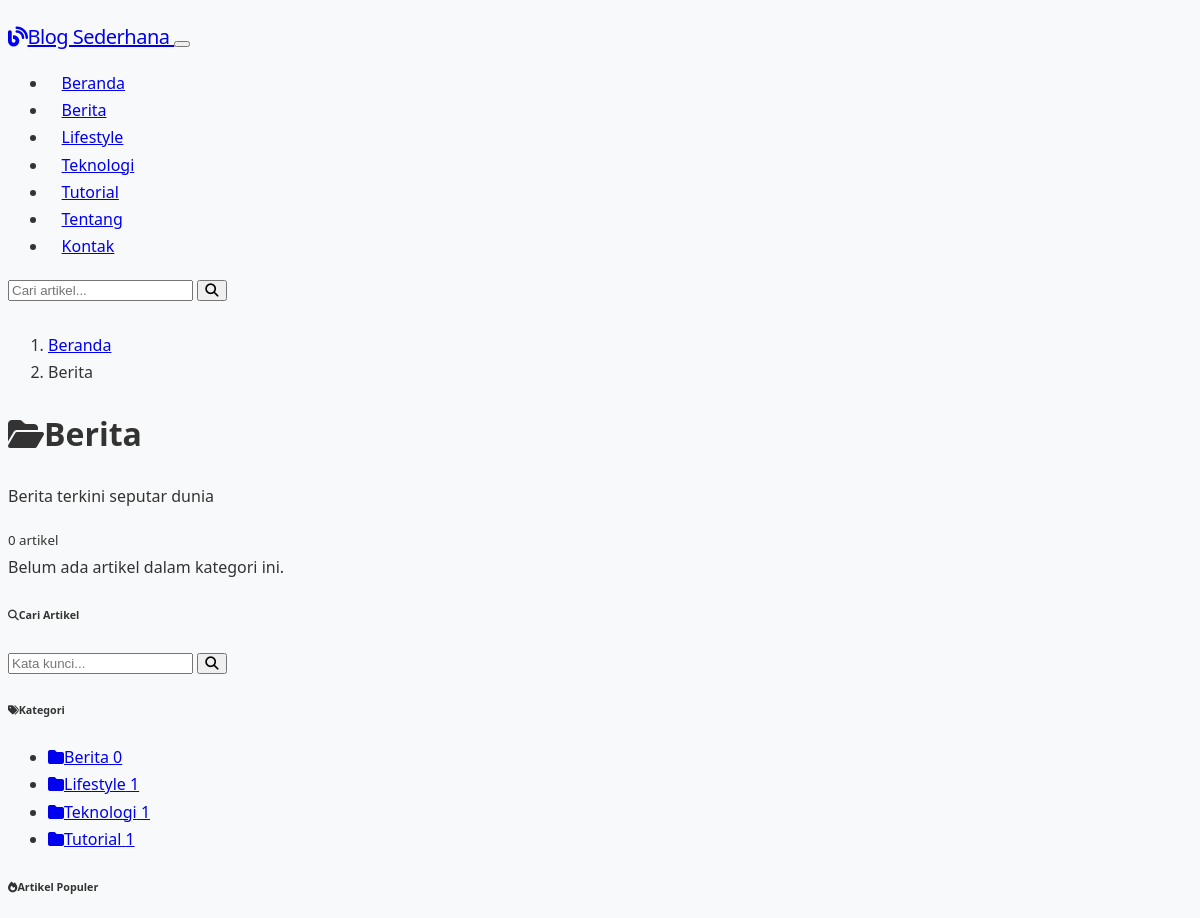
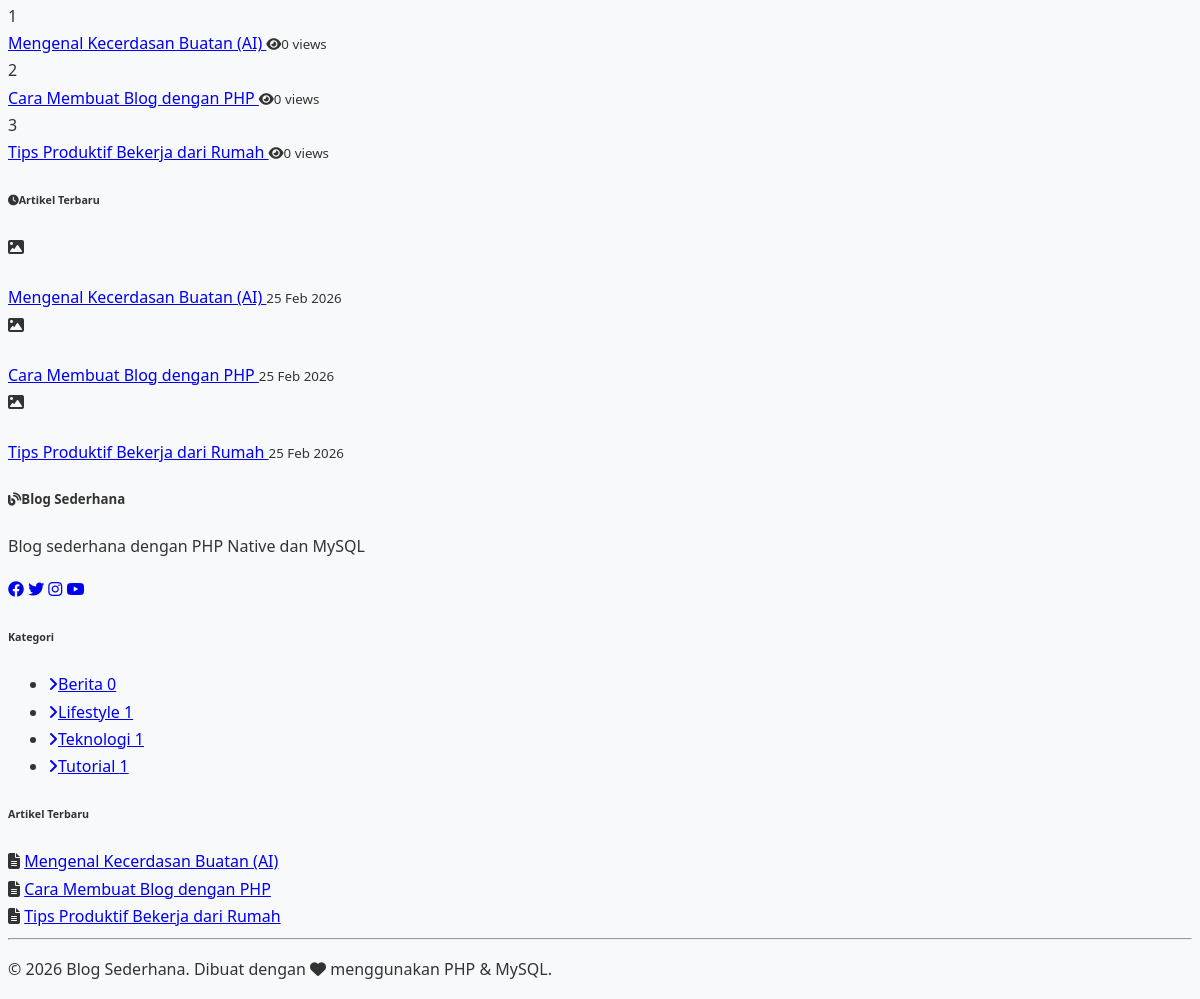
Page /category.php?slug=berita on the committed database (2 pictures, top to bottom).
### tables this page shows
CREATE TABLE IF NOT EXISTS categories (
    id INT AUTO_INCREMENT PRIMARY KEY,
    name VARCHAR(100) NOT NULL,
    slug VARCHAR(100) NOT NULL UNIQUE,
    description TEXT,
    created_at TIMESTAMP DEFAULT CURRENT_TIMESTAMP
);

CREATE TABLE IF NOT EXISTS articles (
    id INT AUTO_INCREMENT PRIMARY KEY,
    category_id INT,
    title VARCHAR(255) NOT NULL,
    slug VARCHAR(255) NOT NULL UNIQUE,
    excerpt TEXT,
    content LONGTEXT NOT NULL,
    image VARCHAR(255),
    status ENUM('draft', 'published') DEFAULT 'draft',
    views INT DEFAULT 0,
    created_at TIMESTAMP DEFAULT CURRENT_TIMESTAMP,
    updated_at TIMESTAMP DEFAULT CURRENT_TIMESTAMP ON UPDATE CURRENT_TIMESTAMP,
    FOREIGN KEY (category_id) REFERENCES categories(id) ON DELETE SET NULL
);

### includes/functions.php (called while the page is built, shortened)
<?php
function countArticlesByCategory($categorySlug) {
    $db = getDB();
    $stmt = $db->prepare("SELECT COUNT(*) FROM articles a
                           JOIN categories c ON a.category_id = c.id
                           WHERE c.slug = ? AND a.status = 'published'");
    $stmt->execute([$categorySlug]);
    return $stmt->fetchColumn();
}
function getCategories() {
    $db = getDB();
    return $db->query("SELECT c.*, COUNT(a.id) as article_count
                        FROM categories c
                        LEFT JOIN articles a ON c.id = a.category_id AND a.status = 'published'
                        GROUP BY c.id
                        ORDER BY c.name ASC")->fetchAll();
}
function getCategoryBySlug($slug) {
    $db = getDB();
    $stmt = $db->prepare("SELECT * FROM categories WHERE slug = ?");
    $stmt->execute([$slug]);
    return $stmt->fetch();
}
function formatDate($date, $format = 'd M Y') {
    $months = ['Jan','Feb','Mar','Apr','Mei','Jun','Jul','Agu','Sep','Okt','Nov','Des'];
    $d = date('d', strtotime($date));
    $m = $months[(int)date('m', strtotime($date)) - 1];
    $y = date('Y', strtotime($date));
    return "$d $m $y";
}
function sanitize($input) {
    return htmlspecialchars(trim($input), ENT_QUOTES, 'UTF-8');
}
function getRecentArticles($limit = 5) {
    $db = getDB();
    $stmt = $db->prepare("SELECT id, title, slug, image, created_at FROM articles WHERE status = 'published' ORDER BY created_at DESC LIMIT ?");
    $stmt->execute([$limit]);
    return $stmt->fetchAll();
}
function getPopularArticles($limit = 5) {
    $db = getDB();
    $stmt = $db->prepare("SELECT id, title, slug, image, views FROM articles WHERE status = 'published' ORDER BY views DESC LIMIT ?");
    $stmt->execute([$limit]);
    return $stmt->fetchAll();
}

### category.php (the view, shortened to what this page needs)
<?php
require_once 'includes/functions.php';
$slug = isset($_GET['slug']) ? trim($_GET['slug']) : '';
$category = getCategoryBySlug($slug);
$currentPage_num = isset($_GET['page']) ? max(1, (int)$_GET['page']) : 1;
$offset = ($currentPage_num - 1) * POSTS_PER_PAGE;
$total = countArticlesByCategory($slug);
$articles = getArticlesByCategory($slug, POSTS_PER_PAGE, $offset);
require_once 'includes/header.php';
?>
<div class="bg-primary text-white py-4 mb-5">
    <div class="container">
        <nav aria-label="breadcrumb">
            <ol class="breadcrumb mb-1">
                <li class="breadcrumb-item"><a href="<?= SITE_URL ?>" class="text-white-50">Beranda</a></li>
                <li class="breadcrumb-item active text-white"><?= sanitize($category['name']) ?></li>
            </ol>
        </nav>
        <h1 class="h3 fw-bold mb-1"><i class="fas fa-folder-open me-2"></i><?= sanitize($category['name']) ?></h1>
        <?php if ($category['description']): ?>
        <p class="mb-0 opacity-75"><?= sanitize($category['description']) ?></p>
        <?php endif; ?>
        <small class="opacity-75"><?= $total ?> artikel</small>
    </div>
</div>
<div class="container">
    <div class="row g-4">
        <div class="col-lg-8">
            <?php if (empty($articles)): ?>
            <div class="alert alert-info">Belum ada artikel dalam kategori ini.</div>
            <?php endif; ?>
        </div>
        <div class="col-lg-4">
            <?php include 'includes/sidebar.php'; ?>
        </div>
    </div>
</div>
<?php require_once 'includes/footer.php'; ?>

### includes/header.php (shortened to what this page needs)
<?php
require_once __DIR__ . '/functions.php';
$categories = getCategories();
$currentPage = basename($_SERVER['PHP_SELF']);
?>
<!DOCTYPE html>
<html lang="id">
<head>
    <link rel="stylesheet" href="<?= SITE_URL ?>/assets/css/bootstrap.min.css">
    <link rel="stylesheet" href="https://cdnjs.cloudflare.com/ajax/libs/font-awesome/6.4.0/css/all.min.css">
    <link rel="stylesheet" href="<?= SITE_URL ?>/assets/css/style.css">
</head>
<body>
<nav class="navbar navbar-expand-lg navbar-dark bg-primary sticky-top shadow">
    <div class="container">
        <a class="navbar-brand fw-bold" href="<?= SITE_URL ?>">
            <i class="fas fa-blog me-2"></i><?= SITE_NAME ?>
        </a>
        <button class="navbar-toggler" type="button" data-bs-toggle="collapse" data-bs-target="#navbarNav">
        </button>
        <div class="collapse navbar-collapse" id="navbarNav">
            <ul class="navbar-nav me-auto">
                <li class="nav-item">
                    <a class="nav-link <?= $currentPage == 'index.php' ? 'active' : '' ?>" href="<?= SITE_URL ?>">Beranda</a>
                </li>
                <?php foreach ($categories as $cat): ?>
                <li class="nav-item">
                    <a class="nav-link" href="<?= SITE_URL ?>/category.php?slug=<?= $cat['slug'] ?>">
                        <?= sanitize($cat['name']) ?>
                    </a>
                </li>
                <?php endforeach; ?>
                <li class="nav-item">
                    <a class="nav-link <?= $currentPage == 'about.php' ? 'active' : '' ?>" href="<?= SITE_URL ?>/about.php">Tentang</a>
                </li>
                <li class="nav-item">
                    <a class="nav-link <?= $currentPage == 'contact.php' ? 'active' : '' ?>" href="<?= SITE_URL ?>/contact.php">Kontak</a>
                </li>
            </ul>
            <form class="d-flex" action="<?= SITE_URL ?>/search.php" method="GET">
                <input class="form-control form-control-sm me-2" type="search" name="q" placeholder="Cari artikel..." value="<?= isset($_GET['q']) ? sanitize($_GET['q']) : '' ?>">
                <button class="btn btn-outline-light btn-sm" type="submit"><i class="fas fa-search"></i></button>
            </form>
        </div>
    </div>
</nav>

### includes/sidebar.php (shortened to what this page needs)
<div class="card border-0 shadow-sm mb-4">
    <div class="card-body">
        <h6 class="fw-bold mb-3"><i class="fas fa-search text-primary me-2"></i>Cari Artikel</h6>
        <form action="<?= SITE_URL ?>/search.php" method="GET">
            <div class="input-group">
                <input type="search" name="q" class="form-control" placeholder="Kata kunci..." value="<?= isset($_GET['q']) ? sanitize($_GET['q']) : '' ?>">
                <button class="btn btn-primary" type="submit"><i class="fas fa-search"></i></button>
            </div>
        </form>
    </div>
</div>
<div class="card border-0 shadow-sm mb-4">
    <div class="card-body">
        <h6 class="fw-bold mb-3"><i class="fas fa-tags text-primary me-2"></i>Kategori</h6>
        <ul class="list-unstyled mb-0">
            <?php foreach (getCategories() as $cat): ?>
            <li class="mb-2">
                <a href="<?= SITE_URL ?>/category.php?slug=<?= $cat['slug'] ?>" class="d-flex justify-content-between align-items-center text-decoration-none text-dark p-2 rounded hover-bg">
                    <span><i class="fas fa-folder text-warning me-2"></i><?= sanitize($cat['name']) ?></span>
                    <span class="badge bg-primary rounded-pill"><?= $cat['article_count'] ?></span>
                </a>
            </li>
            <?php endforeach; ?>
        </ul>
    </div>
</div>
<div class="card border-0 shadow-sm mb-4">
    <div class="card-body">
        <h6 class="fw-bold mb-3"><i class="fas fa-fire text-danger me-2"></i>Artikel Populer</h6>
        <?php foreach (getPopularArticles(5) as $i => $art): ?>
        <div class="d-flex align-items-start mb-3">
            <span class="badge bg-primary me-2 mt-1"><?= $i + 1 ?></span>
            <div>
                <a href="<?= SITE_URL ?>/article.php?slug=<?= $art['slug'] ?>" class="text-dark text-decoration-none small fw-semibold d-block mb-1">
                    <?= sanitize($art['title']) ?>
                </a>
                <small class="text-muted"><i class="fas fa-eye me-1"></i><?= number_format($art['views']) ?> views</small>
            </div>
        </div>
        <?php endforeach; ?>
    </div>
</div>
<div class="card border-0 shadow-sm">
    <div class="card-body">
        <h6 class="fw-bold mb-3"><i class="fas fa-clock text-success me-2"></i>Artikel Terbaru</h6>
        <?php foreach (getRecentArticles(5) as $art): ?>
        <div class="d-flex align-items-center mb-3">
            <?php if ($art['image']): ?>
            <img src="<?= UPLOAD_URL . sanitize($art['image']) ?>" alt="" class="rounded me-2 flex-shrink-0" width="50" height="50" style="object-fit:cover;">
            <?php else: ?>
            <div class="bg-light rounded me-2 flex-shrink-0 d-flex align-items-center justify-content-center" style="width:50px;height:50px;">
                <i class="fas fa-image text-secondary small"></i>
            </div>
            <?php endif; ?>
            <div>
                <a href="<?= SITE_URL ?>/article.php?slug=<?= $art['slug'] ?>" class="text-dark text-decoration-none small fw-semibold d-block">
                    <?= sanitize($art['title']) ?>
                </a>
                <small class="text-muted"><?= formatDate($art['created_at']) ?></small>
            </div>
        </div>
        <?php endforeach; ?>
    </div>
</div>

### includes/footer.php (shortened to what this page needs)
<footer class="bg-dark text-light py-5 mt-5">
    <div class="container">
        <div class="row g-4">
            <div class="col-md-4">
                <h5 class="fw-bold mb-3"><i class="fas fa-blog me-2"></i><?= SITE_NAME ?></h5>
                <p class="text-muted"><?= SITE_DESCRIPTION ?></p>
                <div class="d-flex gap-3">
                    <a href="#" class="text-muted fs-5"><i class="fab fa-facebook"></i></a>
                    <a href="#" class="text-muted fs-5"><i class="fab fa-twitter"></i></a>
                    <a href="#" class="text-muted fs-5"><i class="fab fa-instagram"></i></a>
                    <a href="#" class="text-muted fs-5"><i class="fab fa-youtube"></i></a>
                </div>
            </div>
            <div class="col-md-4">
                <h6 class="fw-bold mb-3">Kategori</h6>
                <ul class="list-unstyled">
                    <?php foreach (getCategories() as $cat): ?>
                    <li class="mb-1">
                        <a href="<?= SITE_URL ?>/category.php?slug=<?= $cat['slug'] ?>" class="text-muted text-decoration-none">
                            <i class="fas fa-angle-right me-1"></i><?= sanitize($cat['name']) ?>
                            <span class="badge bg-secondary ms-1"><?= $cat['article_count'] ?></span>
                        </a>
                    </li>
                    <?php endforeach; ?>
                </ul>
            </div>
            <div class="col-md-4">
                <h6 class="fw-bold mb-3">Artikel Terbaru</h6>
                <?php foreach (getRecentArticles(3) as $recent): ?>
                <div class="d-flex mb-2">
                    <i class="fas fa-file-alt text-primary me-2 mt-1"></i>
                    <a href="<?= SITE_URL ?>/article.php?slug=<?= $recent['slug'] ?>" class="text-muted text-decoration-none small">
                        <?= sanitize($recent['title']) ?>
                    </a>
                </div>
                <?php endforeach; ?>
            </div>
        </div>
        <hr class="my-4 border-secondary">
        <div class="text-center text-muted small">
            <p class="mb-0">&copy; <?= date('Y') ?> <?= SITE_NAME ?>. Dibuat dengan <i class="fas fa-heart text-danger"></i> menggunakan PHP & MySQL.</p>
        </div>
    </div>
</footer>
</body>
</html>

### assets/css/style.css (style rules this page uses)
body { font-family: 'Segoe UI', Tahoma, Geneva, Verdana, sans-serif; background-color: #f8f9fa; color: #333; line-height: 1.7; }
a { transition: all 0.2s ease; }
.navbar { padding: 0.75rem 0; }
.navbar-brand { font-size: 1.25rem; letter-spacing: -0.5px; }
.nav-link { font-weight: 500; padding: 0.5rem 0.85rem !important; border-radius: 6px; transition: background 0.2s; }

### rows in the picture
categories: name "Berita", description "Berita terkini seputar dunia", article_count "0"
categories: name "Lifestyle", article_count "1"
categories: name "Teknologi", article_count "1"
categories: name "Tutorial", article_count "1"
articles: title "Mengenal Kecerdasan Buatan (AI)", views "0", created_at "25 Feb 2026"
articles: title "Cara Membuat Blog dengan PHP", views "0", created_at "25 Feb 2026"
articles: title "Tips Produktif Bekerja dari Rumah", views "0", created_at "25 Feb 2026"

### other values in the picture
SITE_NAME "Blog Sederhana"
$total "0"
SITE_DESCRIPTION "Blog sederhana dengan PHP Native dan MySQL"
